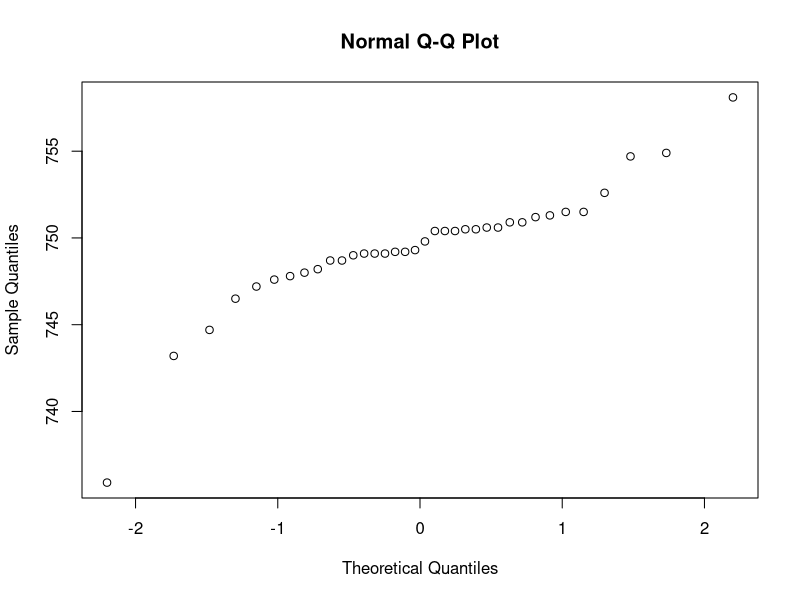
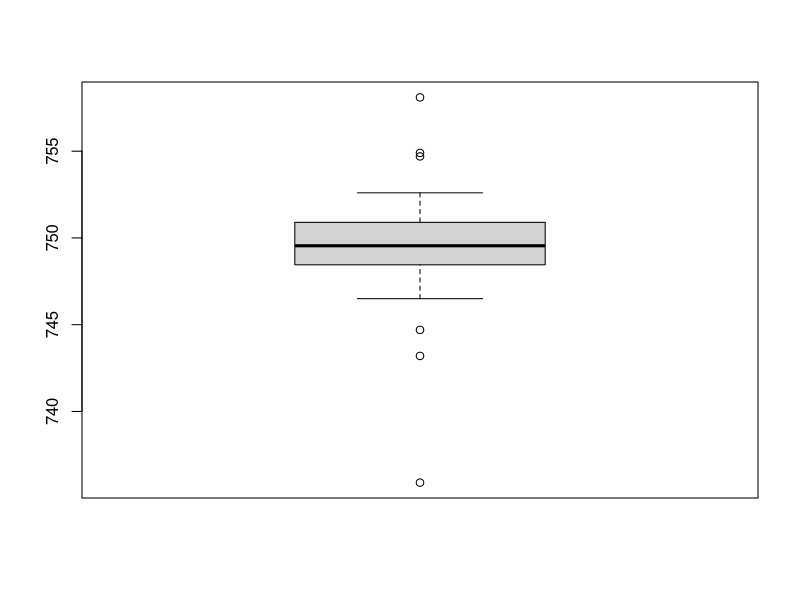

Source code (R) for these figures, in order:
## ---- chunk 1
library(exactRankTests)
 wein <- c(750.9, 749.8, 750.6, 751.5, 748.0, 750.4, 747.6, 
 752.6, 750.5, 751.3, 749.1, 758.1, 743.2, 748.7, 749.3, 747.8, 
 735.9, 750.4, 746.5, 748.7, 749.2, 749.2, 750.6, 754.9, 749.1, 
 750.9, 754.7, 751.5, 751.2, 750.4, 750.5, 748.2, 749.0, 749.1, 
 744.7, 747.2)

qqnorm(wein)

boxplot(wein)

wilcox.test(wein, alternative="less", mu=750)

wilcox.exact(wein, alternative="less", mu=750)

